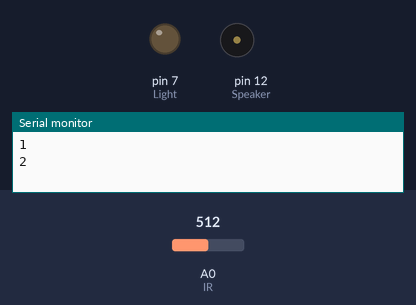
The sketch below on a simulated Arduino Uno, built with avr-gcc and run on an emulated ATmega328P. Parts: output pins drawn as LEDs (lit = HIGH), buzzer (waves = sounding, pin HIGH), the last lines printed to the serial monitor. The inputs (shaded band) are chosen by the test bench; at power-on: A0 (IR) = 512.

Above: at 1.8 s.
1.9 s: A0 (IR) set to 591
3.4 s: A0 (IR) set to 607
At 4.3 s:
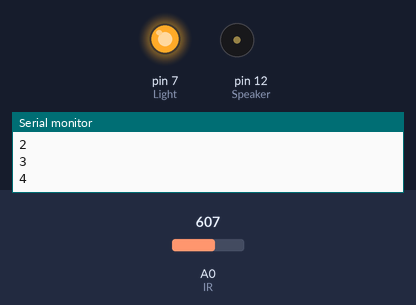
Timing chart, 0 to 6.4 s (numbered marks = the images above; inputs shaded):
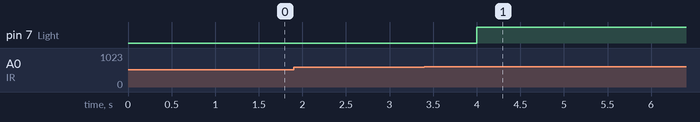

The sketch:

sp2.ino
```cpp
const byte IR = A0;
const byte Light = 7;
const byte Speaker = 12;
int val;
int Time = 0;

void setup() {
  // put your setup code here, to run once:
  pinMode( Speaker, OUTPUT );
  pinMode( Light, OUTPUT );
  Serial.begin( 9600 );
}

void loop() {
  // put your main code here, to run repeatedly:
  val = analogRead( IR );

  if( val > 600 )
  {
    digitalWrite( Light, HIGH );
    Time = 0;
  }
  else
  {
    Time += 1;
    Serial.println( Time );
    delay( 1000 );
  }

  if( Time > 10 )
  {
    digitalWrite( Light, LOW );
    Time = 0;
  }
}
```

Measured:
- the behaviour switches between 600 and 601 on A0 (IR) (found by bisection; images 0 and 1)
- after the input at 3.4 s, pin 7 (Light): LOW → HIGH after 0.60 s
